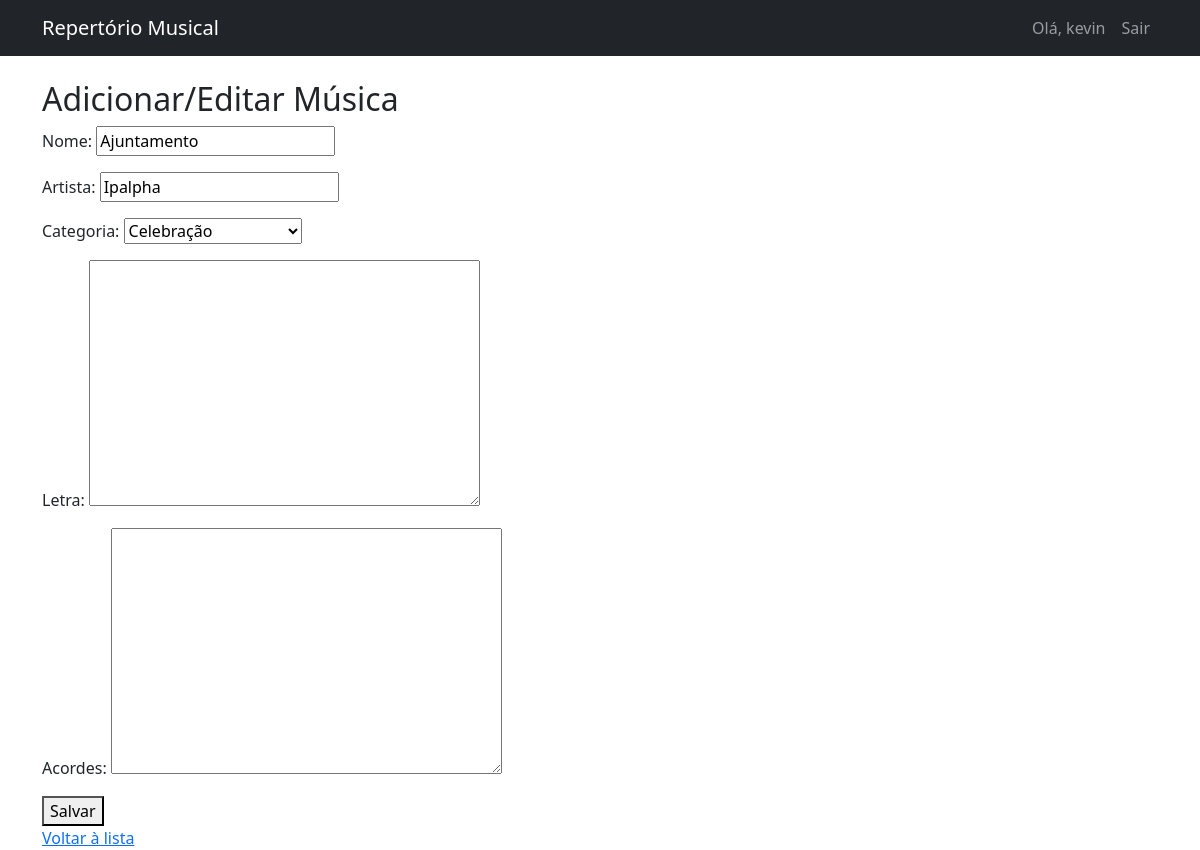
The page /editar/2/ (signed in) on the database its author committed.
### repertorio/models.py (models this page shows, shortened)
class Musica(models.Model):
    nome = models.CharField(max_length=200)  # Este é o título da música
    artista = models.CharField(max_length=200)
    categoria = models.ForeignKey(Categoria, on_delete=models.SET_NULL, null=True)
    letra = models.TextField(blank=True)
    acordes = models.TextField(blank=True)
    data_adicao = models.DateTimeField(auto_now_add=True)
    adicionado_por = models.ForeignKey(User, on_delete=models.CASCADE)

class Categoria(models.Model):
    nome = models.CharField(max_length=100)
    descricao = models.TextField(blank=True)
    def __str__(self):
        return self.nome

### repertorio/views.py (the view)
# urls.py: path('editar/<int:pk>/', views.editar_musica, name='editar_musica'),
@login_required
def editar_musica(request, pk):
    musica = get_object_or_404(Musica, pk=pk)
    if request.method == 'POST':
        form = MusicaForm(request.POST, instance=musica)
        if form.is_valid():
            form.save()
            return redirect('repertorio:lista_musicas')
    else:
        form = MusicaForm(instance=musica)
    return render(request, 'repertorio/form_musica.html', {'form': form})

### repertorio/forms.py
class MusicaForm(forms.ModelForm):
    class Meta:
        model = Musica
        fields = ['nome', 'artista', 'categoria', 'letra', 'acordes']

### templates/repertorio/form_musica.html (shortened to what this page needs)
{% extends 'base.html' %}
{% block content %}
<h2>Adicionar/Editar Música</h2>
<form method="post">
    {{ form.as_p }}
    <button type="submit">Salvar</button>
</form>
<a href="{% url 'repertorio:lista_musicas' %}">Voltar à lista</a>
{% endblock %}

### templates/base.html (shortened to what this page needs)
<!DOCTYPE html>
<html>
<head>
    <link href="https://cdn.jsdelivr.net/npm/bootstrap@5.1.3/dist/css/bootstrap.min.css" rel="stylesheet">
</head>
<body>
    <nav class="navbar navbar-expand-lg navbar-dark bg-dark">
        <div class="container">
            <a class="navbar-brand" href="{% url 'repertorio:lista_musicas' %}">Repertório Musical</a>
            {% if user.is_authenticated %}
            <div class="navbar-nav ms-auto">
                <span class="nav-item nav-link">Olá, {{ user.username }}</span>
                <a class="nav-item nav-link" href="{% url 'logout' %}">Sair</a>
            </div>
            {% endif %}
        </div>
    </nav>
    <div class="container mt-4">
        {% block content %}
        {% endblock %}
    </div>
</body>
</html>

### rows shown on the page
Musica: nome "Ajuntamento", artista "Ipalpha", categoria "Celebração"

### other values the page prints
{{ user.username }} "kevin"
